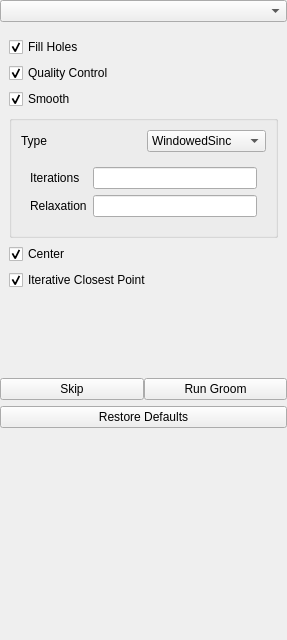
<?xml version="1.0" encoding="UTF-8"?>
<ui version="4.0">
 <class>GroomTool</class>
 <widget class="QWidget" name="GroomTool">
  <property name="geometry">
   <rect>
    <x>0</x>
    <y>0</y>
    <width>287</width>
    <height>640</height>
   </rect>
  </property>
  <property name="windowTitle">
   <string>Form</string>
  </property>
  <property name="styleSheet">
   <string notr="true">
/*
QWidget{
background: rgb(255, 255, 127)
}
*/
</string>
  </property>
  <layout class="QVBoxLayout" name="verticalLayout">
   <property name="leftMargin">
    <number>0</number>
   </property>
   <property name="topMargin">
    <number>0</number>
   </property>
   <property name="rightMargin">
    <number>0</number>
   </property>
   <property name="bottomMargin">
    <number>0</number>
   </property>
   <item>
    <widget class="QComboBox" name="domain_box"/>
   </item>
   <item>
    <widget class="QStackedWidget" name="stacked_widget">
     <property name="currentIndex">
      <number>1</number>
     </property>
     <widget class="QWidget" name="image_page">
      <layout class="QGridLayout" name="gridLayout">
       <property name="leftMargin">
        <number>0</number>
       </property>
       <property name="topMargin">
        <number>0</number>
       </property>
       <property name="rightMargin">
        <number>0</number>
       </property>
       <property name="bottomMargin">
        <number>0</number>
       </property>
       <item row="0" column="0">
        <layout class="QVBoxLayout" name="verticalLayout_2">
         <item>
          <widget class="QCheckBox" name="center_checkbox">
           <property name="text">
            <string>Center</string>
           </property>
           <property name="checked">
            <bool>true</bool>
           </property>
          </widget>
         </item>
         <item>
          <widget class="QCheckBox" name="isolate_checkbox">
           <property name="text">
            <string>Isolate</string>
           </property>
           <property name="checked">
            <bool>true</bool>
           </property>
          </widget>
         </item>
         <item>
          <widget class="QCheckBox" name="fill_holes_checkbox">
           <property name="text">
            <string>Fill Holes</string>
           </property>
           <property name="checked">
            <bool>true</bool>
           </property>
          </widget>
         </item>
         <item>
          <widget class="QCheckBox" name="autopad_checkbox">
           <property name="text">
            <string>Pad</string>
           </property>
           <property name="checked">
            <bool>true</bool>
           </property>
          </widget>
         </item>
         <item>
          <widget class="QGroupBox" name="pad_groupbox">
           <property name="title">
            <string/>
           </property>
           <layout class="QHBoxLayout" name="horizontalLayout_4">
            <item>
             <spacer name="horizontalSpacer_3">
              <property name="orientation">
               <enum>Qt::Horizontal</enum>
              </property>
              <property name="sizeHint" stdset="0">
               <size>
                <width>40</width>
                <height>20</height>
               </size>
              </property>
             </spacer>
            </item>
            <item>
             <spacer name="horizontalSpacer">
              <property name="orientation">
               <enum>Qt::Horizontal</enum>
              </property>
              <property name="sizeHint" stdset="0">
               <size>
                <width>40</width>
                <height>20</height>
               </size>
              </property>
             </spacer>
            </item>
            <item>
             <widget class="QLabel" name="label_5">
              <property name="text">
               <string>Amount</string>
              </property>
             </widget>
            </item>
            <item>
             <widget class="QSpinBox" name="padding_amount">
              <property name="minimumSize">
               <size>
                <width>57</width>
                <height>0</height>
               </size>
              </property>
              <property name="maximum">
               <number>500</number>
              </property>
              <property name="value">
               <number>10</number>
              </property>
             </widget>
            </item>
           </layout>
          </widget>
         </item>
         <item>
          <widget class="QCheckBox" name="antialias_checkbox">
           <property name="text">
            <string>Antialias</string>
           </property>
           <property name="checked">
            <bool>true</bool>
           </property>
          </widget>
         </item>
         <item>
          <widget class="QGroupBox" name="antialias_groupbox">
           <property name="title">
            <string/>
           </property>
           <layout class="QHBoxLayout" name="horizontalLayout_2">
            <item>
             <spacer name="horizontalSpacer_2">
              <property name="orientation">
               <enum>Qt::Horizontal</enum>
              </property>
              <property name="sizeHint" stdset="0">
               <size>
                <width>40</width>
                <height>20</height>
               </size>
              </property>
             </spacer>
            </item>
            <item>
             <widget class="QLabel" name="label_3">
              <property name="text">
               <string>Iterations</string>
              </property>
             </widget>
            </item>
            <item>
             <widget class="QSpinBox" name="antialias_iterations">
              <property name="minimumSize">
               <size>
                <width>57</width>
                <height>0</height>
               </size>
              </property>
              <property name="maximum">
               <number>5000</number>
              </property>
              <property name="value">
               <number>10</number>
              </property>
             </widget>
            </item>
           </layout>
          </widget>
         </item>
         <item>
          <widget class="QCheckBox" name="blur_checkbox">
           <property name="text">
            <string>Blur</string>
           </property>
           <property name="checked">
            <bool>true</bool>
           </property>
          </widget>
         </item>
         <item>
          <widget class="QGroupBox" name="blur_groupbox">
           <property name="title">
            <string/>
           </property>
           <layout class="QHBoxLayout" name="horizontalLayout">
            <item>
             <spacer name="horizontalSpacer_4">
              <property name="orientation">
               <enum>Qt::Horizontal</enum>
              </property>
              <property name="sizeHint" stdset="0">
               <size>
                <width>40</width>
                <height>20</height>
               </size>
              </property>
             </spacer>
            </item>
            <item>
             <widget class="QLabel" name="label_4">
              <property name="text">
               <string>Sigma</string>
              </property>
             </widget>
            </item>
            <item>
             <widget class="QDoubleSpinBox" name="blur_sigma">
              <property name="minimumSize">
               <size>
                <width>57</width>
                <height>0</height>
               </size>
              </property>
              <property name="value">
               <double>2.000000000000000</double>
              </property>
             </widget>
            </item>
           </layout>
          </widget>
         </item>
         <item>
          <widget class="QCheckBox" name="fastmarching_checkbox">
           <property name="text">
            <string>Fastmarching (Distance Transform)</string>
           </property>
           <property name="checked">
            <bool>true</bool>
           </property>
          </widget>
         </item>
        </layout>
       </item>
      </layout>
     </widget>
     <widget class="QWidget" name="mesh_page">
      <layout class="QGridLayout" name="gridLayout_2">
       <item row="2" column="0">
        <widget class="QCheckBox" name="mesh_smooth">
         <property name="text">
          <string>Smooth</string>
         </property>
         <property name="checked">
          <bool>true</bool>
         </property>
        </widget>
       </item>
       <item row="6" column="0">
        <spacer name="verticalSpacer_2">
         <property name="orientation">
          <enum>Qt::Vertical</enum>
         </property>
         <property name="sizeHint" stdset="0">
          <size>
           <width>20</width>
           <height>40</height>
          </size>
         </property>
        </spacer>
       </item>
       <item row="5" column="0">
        <widget class="QCheckBox" name="mesh_icp">
         <property name="text">
          <string>Iterative Closest Point</string>
         </property>
         <property name="checked">
          <bool>true</bool>
         </property>
        </widget>
       </item>
       <item row="4" column="0">
        <widget class="QCheckBox" name="mesh_center">
         <property name="text">
          <string>Center</string>
         </property>
         <property name="checked">
          <bool>true</bool>
         </property>
        </widget>
       </item>
       <item row="0" column="0">
        <widget class="QCheckBox" name="mesh_fill_holes">
         <property name="text">
          <string>Fill Holes</string>
         </property>
         <property name="checked">
          <bool>true</bool>
         </property>
        </widget>
       </item>
       <item row="1" column="0">
        <widget class="QCheckBox" name="mesh_qc">
         <property name="text">
          <string>Quality Control</string>
         </property>
         <property name="checked">
          <bool>true</bool>
         </property>
        </widget>
       </item>
       <item row="3" column="0">
        <widget class="QGroupBox" name="mesh_smooth_box">
         <property name="font">
          <font>
           <weight>50</weight>
           <bold>false</bold>
          </font>
         </property>
         <property name="title">
          <string/>
         </property>
         <property name="checkable">
          <bool>false</bool>
         </property>
         <layout class="QGridLayout" name="gridLayout_3">
          <item row="0" column="1">
           <widget class="QComboBox" name="mesh_smooth_method">
            <item>
             <property name="text">
              <string>WindowedSinc</string>
             </property>
            </item>
            <item>
             <property name="text">
              <string>Laplacian</string>
             </property>
            </item>
           </widget>
          </item>
          <item row="0" column="0">
           <widget class="QLabel" name="label">
            <property name="text">
             <string>Type</string>
            </property>
           </widget>
          </item>
          <item row="1" column="0" colspan="2">
           <widget class="QStackedWidget" name="mesh_smooth_stack">
            <property name="currentIndex">
             <number>1</number>
            </property>
            <widget class="QWidget" name="page">
             <layout class="QGridLayout" name="gridLayout_4">
              <item row="0" column="0">
               <widget class="QLabel" name="label_2">
                <property name="text">
                 <string>Iterations</string>
                </property>
               </widget>
              </item>
              <item row="1" column="0">
               <widget class="QLabel" name="label_6">
                <property name="text">
                 <string>Pass Band</string>
                </property>
               </widget>
              </item>
              <item row="0" column="1">
               <widget class="QLineEdit" name="sinc_iterations"/>
              </item>
              <item row="1" column="1">
               <widget class="QLineEdit" name="sinc_passband"/>
              </item>
             </layout>
            </widget>
            <widget class="QWidget" name="page_2">
             <layout class="QGridLayout" name="gridLayout_5">
              <item row="0" column="0">
               <widget class="QLabel" name="label_7">
                <property name="text">
                 <string>Iterations</string>
                </property>
               </widget>
              </item>
              <item row="0" column="1">
               <widget class="QLineEdit" name="laplacian_iterations">
                <property name="text">
                 <string/>
                </property>
                <property name="alignment">
                 <set>Qt::AlignCenter</set>
                </property>
               </widget>
              </item>
              <item row="1" column="0">
               <widget class="QLabel" name="label_8">
                <property name="text">
                 <string>Relaxation</string>
                </property>
               </widget>
              </item>
              <item row="1" column="1">
               <widget class="QLineEdit" name="laplacian_relaxation">
                <property name="text">
                 <string/>
                </property>
                <property name="alignment">
                 <set>Qt::AlignCenter</set>
                </property>
               </widget>
              </item>
             </layout>
            </widget>
           </widget>
          </item>
         </layout>
        </widget>
       </item>
      </layout>
     </widget>
    </widget>
   </item>
   <item>
    <layout class="QHBoxLayout" name="horizontalLayout_3">
     <property name="spacing">
      <number>0</number>
     </property>
     <item>
      <widget class="QPushButton" name="skip_button">
       <property name="text">
        <string>Skip</string>
       </property>
      </widget>
     </item>
     <item>
      <widget class="QPushButton" name="run_groom_button">
       <property name="text">
        <string>Run Groom</string>
       </property>
      </widget>
     </item>
    </layout>
   </item>
   <item>
    <widget class="QPushButton" name="restore_defaults">
     <property name="text">
      <string>Restore Defaults</string>
     </property>
    </widget>
   </item>
   <item>
    <spacer name="verticalSpacer">
     <property name="orientation">
      <enum>Qt::Vertical</enum>
     </property>
     <property name="sizeHint" stdset="0">
      <size>
       <width>20</width>
       <height>40</height>
      </size>
     </property>
    </spacer>
   </item>
  </layout>
 </widget>
 <tabstops>
  <tabstop>center_checkbox</tabstop>
  <tabstop>isolate_checkbox</tabstop>
  <tabstop>fill_holes_checkbox</tabstop>
  <tabstop>autopad_checkbox</tabstop>
  <tabstop>padding_amount</tabstop>
  <tabstop>antialias_checkbox</tabstop>
  <tabstop>antialias_iterations</tabstop>
  <tabstop>blur_checkbox</tabstop>
  <tabstop>blur_sigma</tabstop>
  <tabstop>fastmarching_checkbox</tabstop>
  <tabstop>skip_button</tabstop>
  <tabstop>run_groom_button</tabstop>
  <tabstop>restore_defaults</tabstop>
 </tabstops>
 <resources/>
 <connections/>
</ui>
